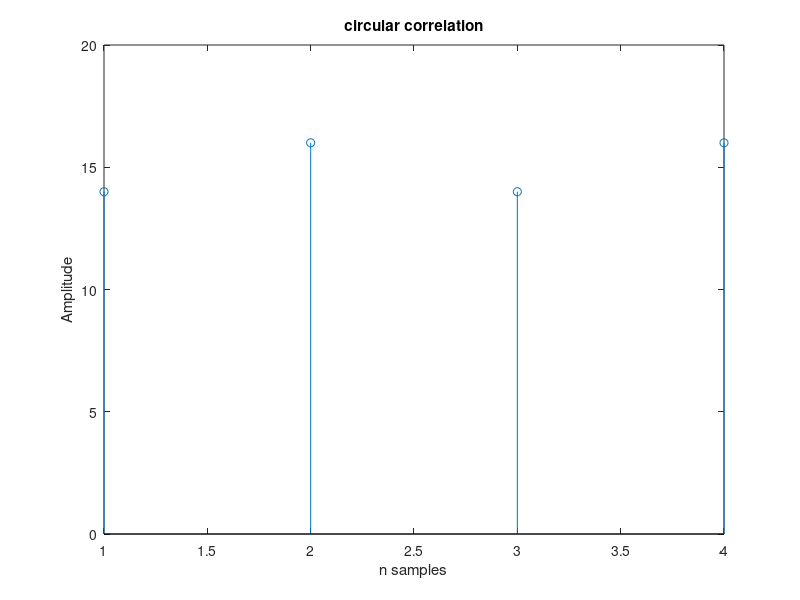

Write MATLAB code to recreate this figure.
clc;
clear all;
close all;
a=[2 1 2 1];       %a sequnce
b=[ 1 2 3 4];     %b sequnce
%example=page 190


c=conv(a,b);


l1=length(a);
l2=length(b);
m=max(l1,l2);
c=[c,zeros(1:2*m-length(c))]
for i=1 : m
	y(i)=c(i)+c(i+m);
end
subplot(1,1,1);

stem(y);
title('circular correlation');
xlabel('n samples');
ylabel('Amplitude');
